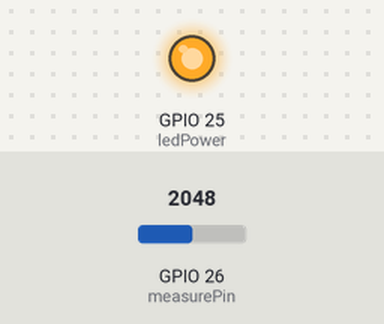
Simulated run of this sketch. Board: ESP32. Parts: output pins drawn as LEDs (lit = HIGH). The inputs (shaded band) are chosen by the test bench; at power-on: GPIO 26 (measurePin) = 2048. What the sketch prints to the serial monitor is not drawn.

Above: at 0.1 s.
Timing chart, 0 to 1.6 s (numbered marks = the images above):
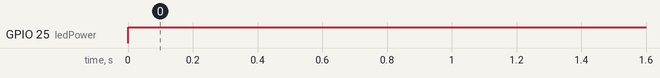

The sketch:

pm25keyestudio.ino
```cpp
/*
 Dust Sensor project for arduino
 sensor GP2Y1010AU0F
 www.keyestudio.com
*/

int measurePin = 26; //Connect dust sensor to Arduino A0 pin
int ledPower = 25;
int samplingTime = 280;
int deltaTime = 40;
int sleepTime = 9680;
float voMeasured = 0;
float calcVoltage = 0;
float dustDensity = 0;
void setup(){
  Serial.begin(9600);
  pinMode(ledPower,OUTPUT);
}
void loop(){
  digitalWrite(ledPower, LOW);
  delayMicroseconds(samplingTime);
  voMeasured = analogRead(measurePin); // read the dust value
  delayMicroseconds(deltaTime);
  digitalWrite(ledPower, HIGH);
  delayMicroseconds(sleepTime);
  // 0 - 5V mapped to 0 - 1023 integer values
  // recover voltage
  calcVoltage = voMeasured * (5.0 / 1024.0);
  dustDensity = 170 * calcVoltage - 0.1;
  int pm;
  if (dustDensity < 150) {
    pm = 1;
  }
  if (dustDensity >= 150 && dustDensity < 300) {
    pm = 2;
  }
  if (dustDensity >= 300 && dustDensity < 1050) {
    pm = 2;
  }
  if (dustDensity >= 1050 && dustDensity < 3000) {
    pm = 2;
  }
  if (dustDensity >= 3000) {
    pm = 2;
  }
  Serial.print("The dust concentration is: ");
  Serial.print(dustDensity);
  Serial.println(" ug/m3\n");
  Serial.print("dust rating: ");
  Serial.println(pm);
  delay(1000);
}//***********
```

Measured:
- by itself, GPIO 25 (ledPower): LOW → HIGH at 0.00 s
